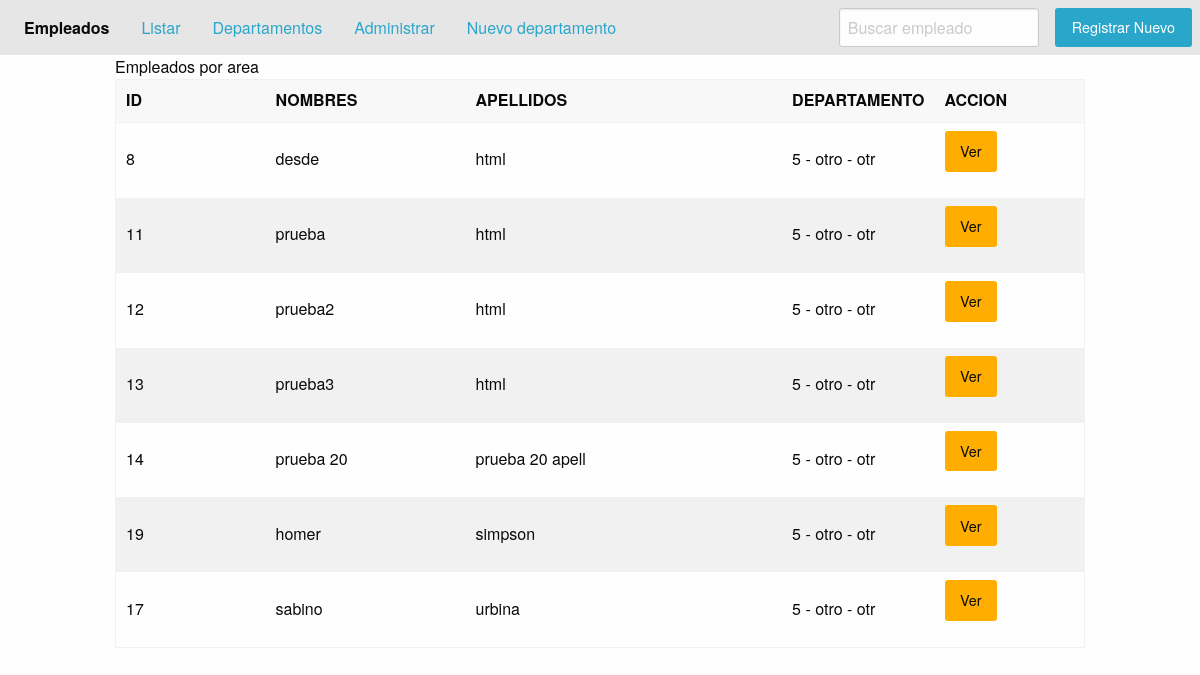
Page /byarea/otr/ on the committed database.
### applications/persona/models.py (models this page shows)
class Empleado(models.Model):
    first_name = models.CharField('nombre', max_length=60)
    last_name = models.CharField('apellido',max_length=60)
    full_name= models.CharField('nombres completos',max_length=120,blank=True)
    job = models.CharField('trabajo',max_length=5,choices=tipo_job)
    depa=models.ForeignKey(Departamentos,on_delete=models.CASCADE)
    habilidades=models.ManyToManyField(Habilidades)
    class Meta:
        verbose_name='verb_empleado'
        verbose_name_plural='pl_empleados'
        ordering=['last_name']

### applications/departamento/models.py (models this page shows)
class Departamentos(models.Model):
    name = models.CharField('nombre',max_length=50)
    shor_name=models.CharField('nombre corto',max_length=20)
    anulate=models.BooleanField('anulado',default=False)
    def __str__(self):
        return f'{self.id} - {self.name} - {self.shor_name}'
    class Meta:
        verbose_name='verb_depart'
        verbose_name_plural='plural_depart'
        ordering=['-name']
        unique_together=('name','shor_name')

### applications/persona/views.py (the view)
# urls.py: path('byarea/',views.Listbyarea.as_view()),
class Listbyarea(ListView):
    template_name = 'persona/byarea.html'
    context_object_name = 'emple'
    def get_queryset(self):
        area=self.kwargs['sho']
        lista= Empleado.objects.filter(depa__shor_name=area)
        return lista

### templates/persona/byarea.html (shortened to what this page needs)
{% extends 'base.html' %}
{% block body %}
    {% include 'includes/head.html' %}
    <div class="grid-container">
        <div class="grid-x">
            <div class="cell">
                Empleados por area
            </div>
            <div class="cell">
                <table>
                    <thead>
                    <tr>
                        <th width="150">ID</th>
                        <th width="200">NOMBRES</th>
                        <th>APELLIDOS</th>
                        <th width="150">DEPARTAMENTO</th>
                        <th width="150">ACCION</th>
                    </tr>
                    </thead>
                    <tbody>
                    {% for foo in emple %}
                        <tr>
                            <td>{{ foo.id}}</td>
                            <td>{{ foo.first_name}}</td>
                            <td>{{ foo.last_name}}</td>
                            <td>{{ foo.depa}}</td>
                            <td>
                                <a class="button warning" href="{% url 'persona_app:detalle' foo.id %}">Ver
                                </a>
                            </td>
                        </tr>
                    {% endfor %}
                    </tbody>
                </table>
            </div>
        </div>
    </div>
{% endblock %}

### rows in the picture
Empleado: id "8", first_name "desde", last_name "html", depa "5 - otro - otr"
Empleado: id "11", first_name "prueba", last_name "html", depa "5 - otro - otr"
Empleado: id "12", first_name "prueba2", last_name "html", depa "5 - otro - otr"
Empleado: id "13", first_name "prueba3", last_name "html", depa "5 - otro - otr"
Empleado: id "14", first_name "prueba 20", last_name "prueba 20 apell", depa "5 - otro - otr"
Empleado: id "19", first_name "homer", last_name "simpson", depa "5 - otro - otr"
Empleado: id "17", first_name "sabino", last_name "urbina", depa "5 - otro - otr"
